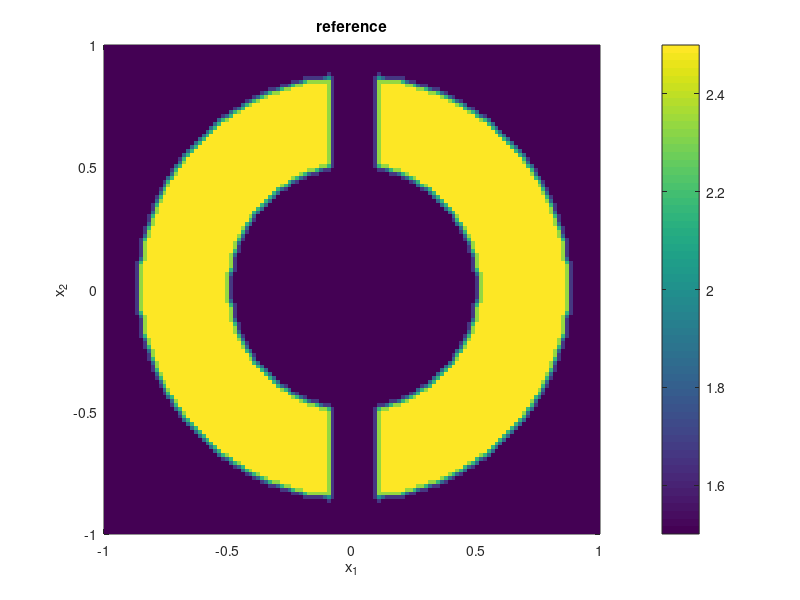

MATLAB code for this plot: (Note: this script raises an error after producing the figure.)
function multimat_dif
% This function solves the multimaterial topology optimization problem
%  min 1/2 \|y-yd\|^2 +
%    alpha/2\sum_i\int((u_i+u_{i+1})u(x)-u_iu_{i+1})\chi_{[u_i,u_{i+1}]}
%      s.t. -\div(Gu \grad y) = f, u_1 <= u(x) <= u_d
% using the approach described in the paper
%    "A convex analysis approach to multi-material topology optimization"
% by Christian Clason and Karl Kunisch, see
% http://math.uni-graz.at/mobis/publications/SFB-Report-2015-011.pdf.
%
% January 14, 2016           Christian Clason <christian.clason@uni-due.de>
%                                                     http://udue.de/clason

%% setup
% problem parameters
N     = 128;                 % number of nodes per dimension
maxit = 300;                 % max number of Newton steps
alpha = 1e-3;                % control cost parameter (L^2)
tmin  = 1e-6;                % minimal step length
ub = [1.5 1.75 2 2.25 2.5]'; % vector of control states
d  = length(ub);             % number of control states

% uniform grid
x       = linspace(-1,1,N)';     % spatial grid points (uniform in x,y)
[xx,yy] = meshgrid(x);           % coordinates of nodes
h       = (x(2)-x(1));           % grid size
N2      = N*N;
tplot = @(n,f,s) tplot_(n,f,s,N,xx,yy);
dplot = @(n,f,s) dplot_(n,f,s,N,xx,yy,ub);

% operators (first-order finite differences)
I  = speye(N2,N2);
D1 = spdiags(ones(N,1)*[-1 1]/h,0:1,N,N);
Dx = kron(D1,speye(N,N));  DxT = Dx';
Dy = kron(speye(N,N),D1);  DyT = Dy';
G1 = spdiags(ones(N,1)*[1 1 1]/6,-1:1,N,N);
G1(1,1) = 2/6; G1(end,end)= 2/6;
G  = kron(speye(N,N),G1)+kron(G1,speye(N,N));

% homogeneous Dirichlet conditions: modify matrix
bnod = unique(find(abs(xx)==1 | abs(yy)==1));
dd = ones(N2,1); dd(bnod) = 0; Dnod = spdiags(dd,0,N2,N2);
bc = @(A) Dnod*A*Dnod + (I-Dnod);

% precompute for convenience
D = [Dx;Dy];  DT = D';
dot = @(x,y) x(1:N2).*y(1:N2)+x(N2+1:end).*y(N2+1:end);
mat = @(x) spdiags(x,0,N2,N2);
mvc = @(x) spdiags([x;x],0,2*N2,2*N2);

% right-hand side
f = 10+0*xx(:);  f(bnod)=0;

% target obtained from reference coefficient
ue = 1.5+(xx.^2+yy.^2 < 3/4).*(xx.^2+yy.^2 > 1/4).*(xx>1/10)...
        +(xx.^2+yy.^2 < 3/4).*(xx.^2+yy.^2 > 1/4).*(xx<-1/10);
z  = bc(DT*mvc(G*ue(:))*D)\f;
dplot(1,G*ue(:),'reference');
tplot(2,z,'target');

%% compute control
% initialize iterates
y  = randn(N2,1);                 % state variable
p  = randn(N2,1);                 % adjoint state variable
as = zeros(2*d-1,N2);             % active sets

% continuation
gamma = 1;
while gamma > 1e-12
    fprintf('\nCompute solution for gamma = %1.3e:\n',gamma);
    fprintf('It\tupdate\t\tresidual\tstep size\n');

    % semismooth Newton iteration
    it = 1;    nold = 1e99;    tau = 1;    tflag = '';
    ga = 1+2*gamma/alpha;
    while true
        % update active sets
        as_old = as;
        q = -G*dot(D*y,D*p);
        % Q_i^gamma
        as(1,:) = (q < alpha/2*(ga*ub(1)+ub(2)));
        for i = 2:d-1
            as(i,:) = (q > alpha/2*(ub(i-1)+ga*ub(i))) & ...
                (q < alpha/2*(ga*ub(i)+ub(i+1)));
        end
        as(d,:) = (q > alpha/2*(ub(d-1)+ga*ub(d)));
        He = as(1:d,:)'*ub;
        % Q_i,i+1^gamma
        for i = 1:d-1
            as(d+i,:) = (q >= alpha/2*(ga*ub(i)+ub(i+1))) & ...
                (q <= alpha/2*(ga*ub(i+1)+ub(i)));
            He  = He + (q-alpha/2*(ub(i)+ub(i+1))).*as(d+i,:)'/gamma;
        end
        DHe = sum(as(d+1:end,:),1)'/gamma;
        
        % gradient
        Ae  = bc(DT*mvc(G*He)*D);
        rhs1 = Ae*p+y-z;   rhs1(bnod)=0;
        rhs2 = Ae*y-f;     rhs2(bnod)=0;
        rhs = -[rhs1;rhs2];
        nr  = norm(rhs);
        
        % line search
        if nr >= nold        % if no decrease: backtrack (never on first iteration)
            tau = tau/2;
            y = y - tau*dx(1:N2);
            p = p - tau*dx(1+N2:end);
            if tau < tmin    % accept non-monotone step
                tflag = 'n';
            else             % bypass rest of while loop; compute new gradient
                continue;
            end
        end
        
        % terminate Newton?
        update = nnz((as-as_old));
        fprintf('%i\t%d\t\t%1.3e\t%1.3e%c\n',...
            it,update,nr,tau,tflag);
        if update == 0 && nr < 1e-6  % success, solution found
            break;
        elseif it == maxit           % failure, too many iterations
            break;
        end
        
        % otherwise update information, continue
        it = it+1;   nold = nr;   tau = 1;   tflag = '';
        
        % Newton matrix
        DxP = mat(Dx*p);  DyP = mat(Dy*p);  DxY = mat(Dx*y);  DyY = mat(Dy*y);
        DHE = mat(DHe);
        App = bc(-(DxT*DxP+DyT*DyP)*G*DHE*G*(DxP*Dx+DyP*Dy));
        Ayy = bc(-(DxT*DxY+DyT*DyY)*G*DHE*G*(DxY*Dx+DyY*Dy));
        Apy = bc(-(DxT*DxY+DyT*DyY)*G*DHE*G*(DxP*Dx+DyP*Dy));
        Ayp = bc(-(DxT*DxP+DyT*DyP)*G*DHE*G*(DxY*Dx+DyY*Dy));
        C   = [I + App,  Ae + Ayp;    Ae + Apy,   Ayy];
        
        % semismooth Newton step
        dx = C\rhs;
        y = y + dx(1:N2);
        p = p + dx(1+N2:end);
    end % Newton
    
    % check convergence
    if it < maxit                      % converged: accept iterate
        u = He;                        % compute control from dual iterate
        dplot(3,G*u,'coefficient');    % plot coefficient
        regnodes = nnz(as(d+1:end,:)); % number of nodes in Q_i,i+1^gamma
        fprintf('Solution has %i node(s) in regularized active sets\n',regnodes);
        gamma = gamma/2;               % reduce gamma
    else                               % not converged: reject, terminate
        fprintf('Iterate rejected, returning u_gamma for gamma = %1.3e\n',gamma*2);
        break;
    end
    
end % continuation

%% plot results
dplot(3,G*u,'coefficient');
tplot(4,y,'state');
red_cost  = (norm(ue(:))-norm(u(:)))/norm(ue(:)); % relative reduction in control cost
red_track = norm(y(:)-z(:))/norm(z(:));           % relative reduction in tracking cost
fprintf('Relative reduction in control cost: %1.3e, tracking: %1.3e\n',red_cost,red_track);

end % main function


function tplot_(n,f,s,N,x,y)
figure(n);
surf(x,y,reshape(f,N,N));
shading interp; lighting phong; camlight headlight; alpha(0.8);
title(s); xlabel('x_1'); ylabel('x_2');
drawnow;
end % tplot_ function


function dplot_(n,f,s,N,x,y,ub)
figure(n);
pcolor(x,y,reshape(f,N,N));
shading flat;
title(s); xlabel('x_1'); ylabel('x_2');
colorbar('Limits',[ub(1),ub(end)],'Ticks',ub); caxis([ub(1) ub(end)]);
drawnow;
end % dplot_ function

